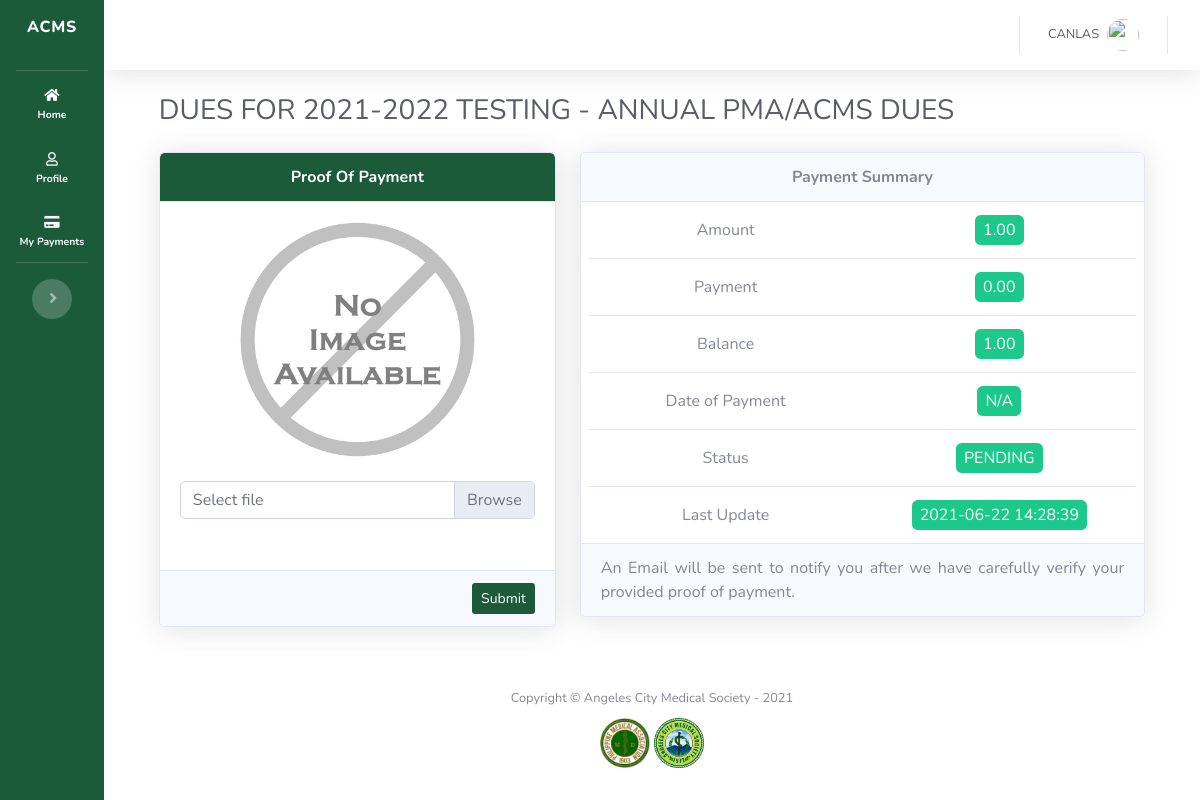
The page /payment_show.php?user_payment_id=3163 (signed in) on the database its author committed.
### tables this page shows
CREATE TABLE `user_payments` (
  `id` int(11) NOT NULL,
  `user_id` int(11) NOT NULL,
  `payment_id` int(11) NOT NULL,
  `amount_paid` float NOT NULL DEFAULT 0,
  `proof_of_payment` varchar(255) DEFAULT NULL,
  `date_of_payment` date DEFAULT NULL,
  `status` enum('PENDING','VERIFIED','AWAITING VERIFICATION','') NOT NULL DEFAULT 'PENDING',
  `created_at` datetime NOT NULL DEFAULT current_timestamp(),
  `updated_at` datetime NOT NULL DEFAULT current_timestamp(),
  `deleted_at` datetime DEFAULT NULL
);

CREATE TABLE `payments` (
  `id` int(11) NOT NULL,
  `title` varchar(255) NOT NULL,
  `category` varchar(255) NOT NULL,
  `amount` float NOT NULL DEFAULT 0,
  `auto_assign` tinyint(1) NOT NULL DEFAULT 1,
  `created_at` datetime NOT NULL DEFAULT current_timestamp(),
  `updated_at` datetime NOT NULL DEFAULT current_timestamp(),
  `deleted_at` datetime DEFAULT NULL
);

### payment_show.php (the view, shortened to what this page needs)
<?php
    include('dbh.php');
    if(!isset($_GET["user_payment_id"]))
    {
        header("location: payment_index.php");
    }
    else
    {
        $statement = $mysqli->prepare("SELECT
                                        user_payments.id,
                                        user_payments.status,
                                        user_payments.user_id,
                                        user_payments.amount_paid,
                                        user_payments.proof_of_payment,
                                        user_payments.date_of_payment,
                                        user_payments.updated_at,
                                        payments.title, payments.category,
                                        payments.amount
                                        FROM user_payments
                                        JOIN payments ON user_payments.payment_id=payments.id
                                        WHERE user_payments.id=?"
                                    );
        $statement->bind_param("i", $_GET["user_payment_id"]);
        $statement->execute();
        $result       = $statement->get_result();
        if($result->num_rows == 0)
        {
            header("location: payment_index.php");
        }
        else
        {
            $user_payment = $result->fetch_assoc();
        }
    }
    include('sidebar.php');
?>
    <div id="content-wrapper" class="d-flex flex-column">
      <div id="content">
<?php require('topbar.php'); ?>
        <div class="container-fluid">
            <div class="d-sm-flex align-items-center justify-content-between mb-4">
                <h1 class="h3 mb-0 text-gray-800"><?=$user_payment['title'] . ' - ' . $user_payment['category']?></h1>
            </div>
            <div class="row">
                <div class="col-md-5">
                    <div class="card shadow overflow-auto">
                        <div class="card-header bg-gradient-primary text-white text-center font-weight-bold">
                            Proof Of Payment
                        </div>
                        <?php
                            if(isset($user_payment['proof_of_payment']) && !empty($user_payment['proof_of_payment']))
                            {
                                $filePath = "storage/proof_of_payment/{$user_payment['proof_of_payment']}";
                            }
                            else
                            {
                                $filePath = "storage/misc/no-image.jpg";
                            }
                        ?>
                        <?php if($user_payment['status'] == "VERIFIED"): ?>
                        <form action="process_certificate.php"" method="POST" target="_blank">
                            <div class="card-body">
                                <img src="<?=$filePath?>" id="preview_image" alt="" class="img-fluid w-100">
                            </div>
                            <div class="card-footer d-flex justify-content-end">
                                <button type="submit" name="generate_certificate" class="btn btn-sm bg-gradient-primary text-white">
                                    Generate Certificate
                                </button>
                            </div>
                        </form>
                        <?php else: ?>
                        <form action="process_payment.php?id=<?=$user_payment['id']?>" method="post" enctype="multipart/form-data">
                            <div class="card-body">
                                <img src="<?=$filePath?>" id="preview_image" alt="" class="img-fluid w-100">
                                <div class="custom-file my-4">
                                    <label class="custom-file-label" for="customFileInput">Select file</label>
                                </div>
                            </div>
                            <div class="card-footer d-flex justify-content-end">
                                <button type="submit" name="upload_proof_of_payment" class="btn btn-sm bg-gradient-primary text-white">
                                    Submit
                                </button>
                            </div>
                        </form>
                        <?php endif ?>
                    </div>
                </div>
                <div class="col-md-7">
                    <div class="card shadow overflow-auto">
                        <div class="card-header font-weight-bold text-center">
                            Payment Summary
                        </div>
                        <div class="card-body py-0">
                            <div class="row border-bottom py-3">
                                <div class="col-md-6 text-center">
                                    Amount
                                </div>
                                <div class="col-md-6 text-center">
                                    <span class="bg-success text-white rounded px-2 py-1">
                                        <?=number_format($user_payment['amount'], 2)?>
                                    </span>
                                </div>
                            </div>
                            <div class="row border-bottom py-3">
                                <div class="col-md-6 text-center">
                                    Payment
                                </div>
                                <div class="col-md-6 text-center">
                                    <span class="bg-success text-white rounded px-2 py-1">
                                        <?=number_format($user_payment['amount_paid'], 2)?>
                                    </span>
                                </div>
                            </div>
                            <div class="row border-bottom py-3">
                                <div class="col-md-6 text-center">
                                    Balance
                                </div>
                                <div class="col-md-6 text-center">
                                    <span class="bg-success text-white rounded px-2 py-1">
                                        <?php
                                            $balance = number_format(($user_payment['amount'] - $user_payment['amount_paid']) ,2)
                                        ?>
                                        <?=$balance?>
                                    </span>
                                </div>
                            </div>
                            <div class="row border-bottom py-3">
                                <div class="col-md-6 text-center">
                                    Date of Payment
                                </div>
                                <div class="col-md-6 text-center">
                                    <span class="bg-success text-white rounded px-2 py-1">
                                       <?=$user_payment['date_of_payment'] ?? 'N/A'?>
                                    </span>
                                </div>
                            </div>
                            <div class="row border-bottom py-3">
                                <div class="col-md-6 text-center">
                                    Status
                                </div>
                                <div class="col-md-6 text-center">
                                    <span class="bg-success text-white rounded px-2 py-1">
                                        <?=$user_payment['status']?>
                                    </span>
                                </div>
                            </div>
                            <div class="row py-3">
                                <div class="col-md-6 text-center">
                                    Last Update
                                </div>
                                <div class="col-md-6 text-center">
                                    <span class="bg-success text-white rounded px-2 py-1">
                                        <?=$user_payment['updated_at']?>
                                    </span>
                                </div>
                            </div>
                        </div>
                        <div class="card-footer">
                            <div class='text-justify'>
                                <?php if($user_payment['status'] == "VERIFIED"): ?>
                                    Your Payment has been Verified. There is nothing else to do here.
                                <?php else: ?>
                                    <?php if($_SESSION['level_access'] == "temporary"): ?>
                                        For New Members: your account may be verified if this payment is successfully resolved. An Email will be sent to notify you after we have carefully verify your provided proof of payment.
                                    <?php else: ?>
                                        An Email will be sent to notify you after we have carefully verify your provided proof of payment.
                                    <?php endif ?>
                                <?php endif ?>
                            </div>
                        </div>
                    </div>
                </div>
            </div>
        </div>
      </div>
<?php
  include('footer.php');
?>

### sidebar.php (style rules this page uses)
.bg-gradient-primary { background-color: #1b5b3a !important; background-image: none !important; background-image: none !important; background-size: cover !important; }
.container-fluid { background-color: white; padding-left: 5% !important; padding-right: 5% !important; }
#content-wrapper { background-color: white !important; }
::placeholder { opacity: 0.7 !important; }

### payment_show.php (style rules this page uses)
.custom-file { overflow: hidden; }

### rows shown on the page
user_payments: payment.title "DUES FOR 2021-2022 TESTING", payment.category "ANNUAL PMA/ACMS DUES", payment.amount "1.00", amount_paid "0.00", balance "1.00", date_of_payment "N/A", status "PENDING", updated_at "2021-06-22 14:28:39"

### other values the page prints
$_SESSION['full_name'] "CANLAS"
